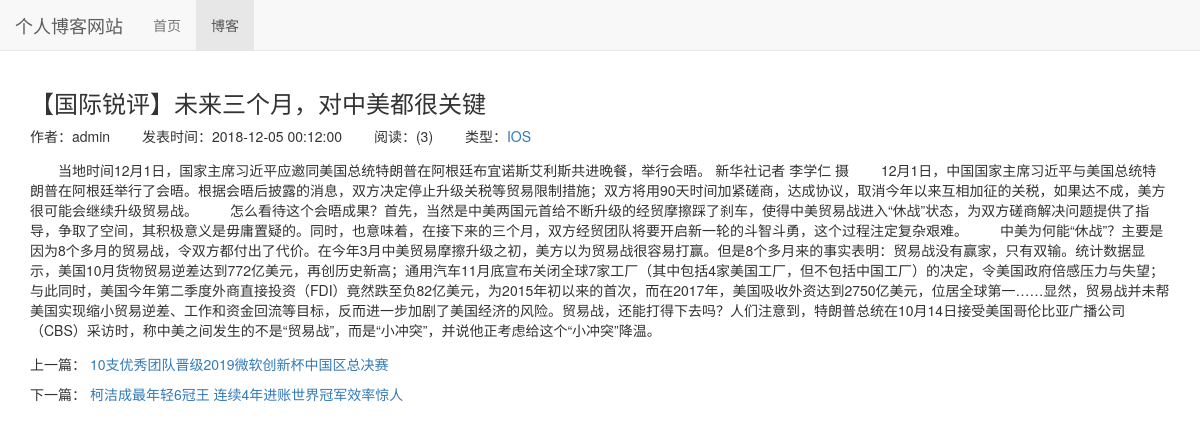
The app's page /blog/5 with its own data.
### blog/models.py (models this page shows, shortened)
class Blog(models.Model,ReadNumExpandMethod):
    title=models.CharField(max_length=50)
    blog_type = models.ForeignKey(BlogType,on_delete=models.DO_NOTHING)
    content = RichTextUploadingField()
    author = models.ForeignKey(User,on_delete=models.DO_NOTHING)
    create_time = models.DateTimeField(auto_now_add=True)
    last_updated_time = models.DateTimeField(auto_now=True)
    class Meta:
        ordering = ['-create_time']

class BlogType(models.Model):
    type_name = models.CharField(max_length=15)
    def __str__(self):
        return self.type_name

### read_statistics/models.py (models this page shows)
class ReadNum(models.Model):
    read_num = models.IntegerField(default=0)
    content_type = models.ForeignKey(ContentType,on_delete=models.CASCADE)
    object_id = models.PositiveIntegerField()
    content_object = GenericForeignKey('content_type','object_id')

### blog/views.py (the view)
# urls.py: path('<int:blog_pk>', views.blog_detail,name="blog_detail"),
def blog_detail(request,blog_pk):
    context = {}
    blog = get_object_or_404(Blog,pk=blog_pk)
    read_cookie_key = read_statistics_once_read(request,blog)
    context['blog']=blog
    context['previous_blog']=Blog.objects.filter(create_time__gt=blog.create_time).last()
    context['next_blog']=Blog.objects.filter(create_time__lt=blog.create_time).first()
    response = render_to_response('blog/blog_detail.html', context)
    response.set_cookie(read_cookie_key,'true');
    return response

### read_statistics/models.py (called while the page is built)
    def get_read_num(self):
        try:
            ct = ContentType.objects.get_for_model(self)
            readnum = ReadNum.objects.get(content_type=ct,object_id=self.pk)
            return readnum.read_num
        except exceptions.ObjectDoesNotExist:
            return 0

### read_statistics/utils.py (called while the page is built)
def read_statistics_once_read(request,obj):
    ct = ContentType.objects.get_for_model(obj)
    key = "%s_%s_read" % (ct.model,obj.pk)
    if not request.COOKIES.get(key):
        readnum,created =ReadNum.objects.get_or_create(content_type=ct,object_id=obj.pk)
        readnum.read_num += 1
        readnum.save()
        date = timezone.now().date()
        readDetail,readDetailCreated = ReadDetail.objects.get_or_create(content_type=ct,object_id=obj.pk,date=date)
        readDetail.read_num+=1
        readDetail.save()
    return key

### blog/templates/blog/blog_detail.html (shortened to what this page needs)
{% extends 'base.html' %}
{% load staticfiles %}
{% block nav_blog_active %}active{% endblock %}
{% block header_extends %}
    <link rel="stylesheet" href="{% static 'blog/blog.css' %}">
{% endblock %}
{% block content %}
    <div class="container">
        <div class="row">
            <div class="col-md-12 col-md-offset-1 col-lg-offset-0">
                <h3>{{ blog.title }}</h3>
                    <ul class="blog-info-description">
                        <li>作者：{{ blog.author }}</li>
                        <li>发表时间：{{ blog.create_time|date:"Y-m-d H:m:s" }}</li>
                        <li>阅读：({{ blog.get_read_num }})</li>
                        <li>类型：<a href="{% url 'blog_with_type' blog.blog_type.pk %}">{{ blog.blog_type }}</a></li>
                    </ul>
                    <div class="blog-content">{{ blog.content|safe }}</div>
                    <div class="blog-more">
                        <p>上一篇：
                            {% if previous_blog %}
                                <a href="{% url 'blog_detail' previous_blog.pk %}">{{ previous_blog.title }}</a>
                            {% else %}
                                没有了
                            {% endif %}
                        </p>
                        <p>下一篇：
                            {% if next_blog %}
                                <a href="{% url 'blog_detail' next_blog.pk %}">{{ next_blog.title }}</a>
                            {% else %}
                                没有了
                            {% endif %}
                        </p>
                    </div>
            </div>
        </div>
    </div>
{% endblock %}

### static/base.css (style rules this page uses)
* { margin: 0px; padding: 0px; }
body { margin-top: 70px!important; }
ul { list-style-type: none!important; }

### blog/static/blog/blog.css (style rules this page uses)
ul.blog-info-description { list-style-type: none; margin-bottom: 1em; }
ul.blog-info-description li { display:inline-block; margin-right: 2em; }
div.blog-content { text-indent: 2em; }
div.blog-more { margin-top: 1em; }

### records on screen
Blog: title "【国际锐评】未来三个月，对中美都很关键", author "admin", create_time "2018-12-05 00:12:00", get_read_num "3", blog_type "IOS", content "当地时间12月1日，国家主席习近平应邀同美国总统特朗普在阿根廷布宜诺斯艾利斯共进晚餐，举行会晤。 新华社记者 李学仁 摄 12月1日，中国国家主席习近平与美国总统特朗普在阿根廷举行了会晤。根据会晤后披露的消息，双方决定停止升级关税等贸易限制措施；双方将用90天时间加紧磋商，达成协议，取消今年以来互相加征的关税，如果达不成，美方很可能会继续升级贸易战。 怎么看待这个会晤成果？首先，当然是中美两国元首给不断升级的经贸摩擦踩了刹车，使得中美贸易战进入“休战”状态，为双方磋商解决问题提供了指导，争取了空间，其积极意义是毋庸置疑的。同时，也意味着，在接下来的三个月，双方经贸团队将要开启新一轮的斗智斗勇，这个过程注定复杂艰难。…"
Blog: title "10支优秀团队晋级2019微软创新杯中国区总决赛"
Blog: title "柯洁成最年轻6冠王 连续4年进账世界冠军效率惊人"
